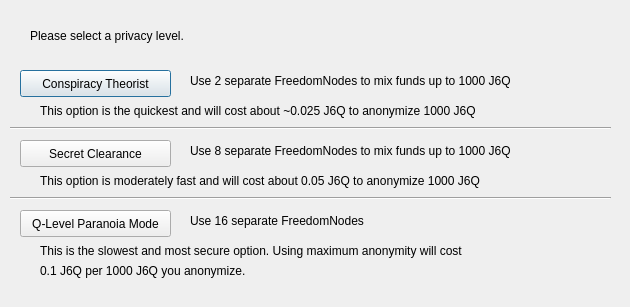
<?xml version="1.0" encoding="UTF-8"?>
<ui version="4.0">
 <class>DarksendConfig</class>
 <widget class="QDialog" name="DarksendConfig">
  <property name="geometry">
   <rect>
    <x>0</x>
    <y>0</y>
    <width>630</width>
    <height>307</height>
   </rect>
  </property>
  <property name="windowTitle">
   <string>Configure Darksend</string>
  </property>
  <widget class="QPushButton" name="buttonBasic">
   <property name="geometry">
    <rect>
     <x>20</x>
     <y>70</y>
     <width>151</width>
     <height>27</height>
    </rect>
   </property>
   <property name="text">
    <string>Conspiracy Theorist</string>
   </property>
  </widget>
  <widget class="QPushButton" name="buttonHigh">
   <property name="geometry">
    <rect>
     <x>20</x>
     <y>140</y>
     <width>151</width>
     <height>27</height>
    </rect>
   </property>
   <property name="text">
    <string>Secret Clearance</string>
   </property>
  </widget>
  <widget class="QPushButton" name="buttonMax">
   <property name="geometry">
    <rect>
     <x>20</x>
     <y>210</y>
     <width>151</width>
     <height>27</height>
    </rect>
   </property>
   <property name="text">
    <string>Q-Level Paranoia Mode</string>
   </property>
  </widget>
  <widget class="QLabel" name="label">
   <property name="geometry">
    <rect>
     <x>30</x>
     <y>20</y>
     <width>571</width>
     <height>31</height>
    </rect>
   </property>
   <property name="text">
    <string>Please select a privacy level.</string>
   </property>
  </widget>
  <widget class="QLabel" name="label_2">
   <property name="geometry">
    <rect>
     <x>190</x>
     <y>70</y>
     <width>421</width>
     <height>21</height>
    </rect>
   </property>
   <property name="text">
    <string>Use 2 separate FreedomNodes to mix funds up to 1000 J6Q</string>
   </property>
  </widget>
  <widget class="QLabel" name="label_3">
   <property name="geometry">
    <rect>
     <x>190</x>
     <y>140</y>
     <width>411</width>
     <height>21</height>
    </rect>
   </property>
   <property name="text">
    <string>Use 8 separate FreedomNodes to mix funds up to 1000 J6Q</string>
   </property>
  </widget>
  <widget class="QLabel" name="label_4">
   <property name="geometry">
    <rect>
     <x>190</x>
     <y>210</y>
     <width>421</width>
     <height>21</height>
    </rect>
   </property>
   <property name="text">
    <string>Use 16 separate FreedomNodes</string>
   </property>
  </widget>
  <widget class="QLabel" name="label_6">
   <property name="geometry">
    <rect>
     <x>40</x>
     <y>100</y>
     <width>561</width>
     <height>21</height>
    </rect>
   </property>
   <property name="text">
    <string>This option is the quickest and will cost about ~0.025 J6Q to anonymize 1000 J6Q</string>
   </property>
  </widget>
  <widget class="QLabel" name="label_7">
   <property name="geometry">
    <rect>
     <x>40</x>
     <y>170</y>
     <width>561</width>
     <height>21</height>
    </rect>
   </property>
   <property name="text">
    <string>This option is moderately fast and will cost about 0.05 J6Q to anonymize 1000 J6Q</string>
   </property>
  </widget>
  <widget class="QLabel" name="label_8">
   <property name="geometry">
    <rect>
     <x>40</x>
     <y>240</y>
     <width>561</width>
     <height>21</height>
    </rect>
   </property>
   <property name="text">
    <string>This is the slowest and most secure option. Using maximum anonymity will cost</string>
   </property>
  </widget>
  <widget class="QLabel" name="label_9">
   <property name="geometry">
    <rect>
     <x>40</x>
     <y>260</y>
     <width>561</width>
     <height>21</height>
    </rect>
   </property>
   <property name="text">
    <string>0.1 J6Q per 1000 J6Q you anonymize.</string>
   </property>
  </widget>
  <widget class="Line" name="line">
   <property name="geometry">
    <rect>
     <x>10</x>
     <y>120</y>
     <width>601</width>
     <height>16</height>
    </rect>
   </property>
   <property name="orientation">
    <enum>Qt::Horizontal</enum>
   </property>
  </widget>
  <widget class="Line" name="line_2">
   <property name="geometry">
    <rect>
     <x>10</x>
     <y>190</y>
     <width>601</width>
     <height>16</height>
    </rect>
   </property>
   <property name="orientation">
    <enum>Qt::Horizontal</enum>
   </property>
  </widget>
 </widget>
 <resources/>
 <connections/>
</ui>
